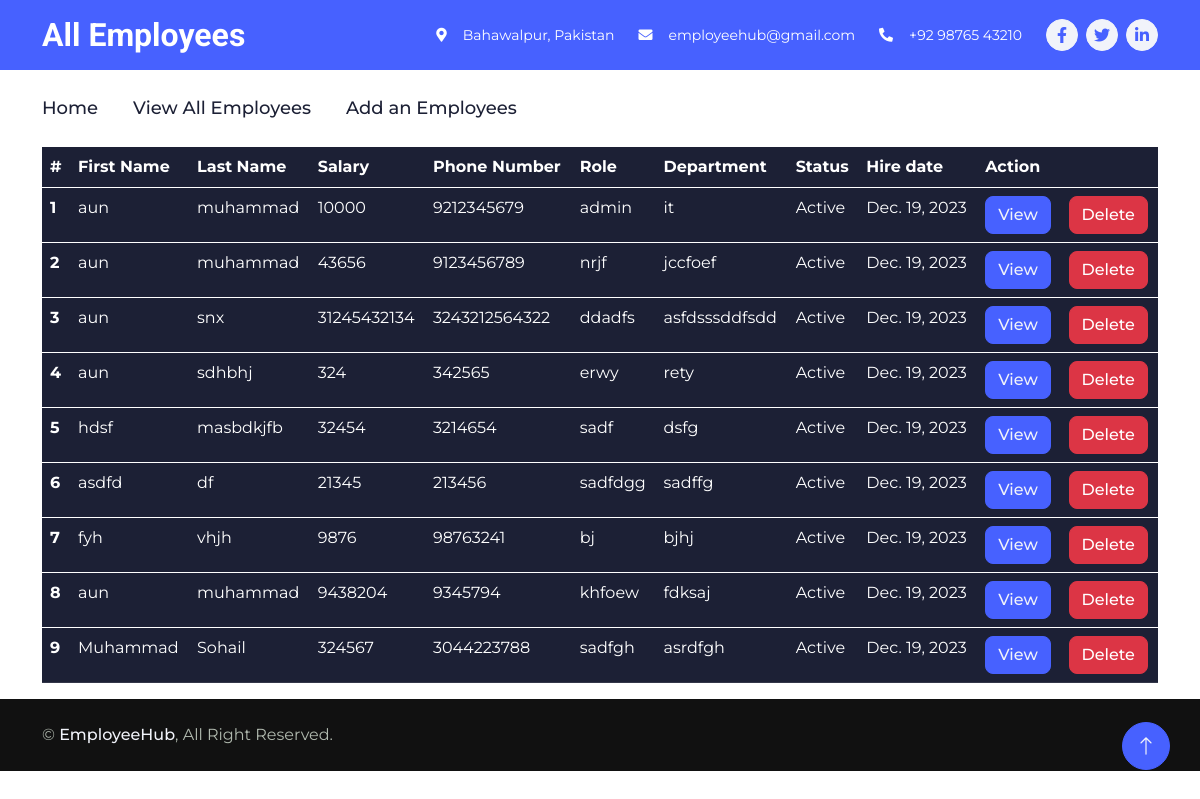
Screenshot of /all (signed in) with the database file from the repository.
### emp_app/models.py (models this page shows, shortened)
class Employee(models.Model):
    first_name = models.CharField(max_length=100,null=False)
    last_name = models.CharField(max_length=100)
    dept = models.CharField(max_length=100)
    salary = models.IntegerField(default=0)
    bonus = models.IntegerField(default=0)
    role = models.CharField(max_length=100)
    phone = models.IntegerField(default=0)
    email = models.EmailField(max_length=100, default="")
    hire_date = models.DateField()
    status = models.CharField(max_length=100, choices=(('Active', 'Active'), ('Leave', 'Leave')), default='Active')

### emp_app/decoraters.py (the view)
        def wrapper_func(request, *args, **kwargs):
            group = None
            if request.user.groups.exists():  # check if user is in a group
                group = request.user.groups.all()[0].name  # get the group name
            if group in allowed_roles:
                return view_func(request, *args, **kwargs)
            else:
                return HttpResponse("You are not authorized to view this page!")

### emp_app/decoraters.py (called while the page is built)
def allowed_users(allowed_roles=[]):
    def decorator(view_func):
        def wrapper_func(request, *args, **kwargs):
            group = None
            if request.user.groups.exists():  # check if user is in a group
                group = request.user.groups.all()[0].name  # get the group name
            if group in allowed_roles:
                return view_func(request, *args, **kwargs)
            else:
                return HttpResponse("You are not authorized to view this page!")
        return wrapper_func
    return decorator

### emp_app/views.py (called while the page is built)
@login_required(login_url='login')
@allowed_users(allowed_roles=['admin'])
def all(request):
    emps = Employee.objects.all()
    context = {
        'emps': emps
    }
    return render(request, 'view.html', context)

### templates/view.html (shortened to what this page needs)
{% load static %}
<!DOCTYPE html>
<html lang="en">
<head>
    <link href="https://cdnjs.cloudflare.com/ajax/libs/font-awesome/5.10.0/css/all.min.css" rel="stylesheet">
    <link href="https://cdn.jsdelivr.net/npm/bootstrap-icons@1.4.1/font/bootstrap-icons.css" rel="stylesheet">
    <link href="{% static 'lib/animate/animate.min.css' %}" rel="stylesheet">
    <link href="{% static 'lib/owlcarousel/assets/owl.carousel.min.css' %}" rel="stylesheet">
    <link href="{% static 'lib/lightbox/css/lightbox.min.css' %}" rel="stylesheet">
    <link href="{% static 'css/bootstrap.min.css' %}" rel="stylesheet">
    <link href="{% static 'css/style.css' %}" rel="stylesheet">
</head>
<body>
    <div class="container-fluid bg-primary text-white d-none d-lg-flex">
        <div class="container py-3">
            <div class="d-flex align-items-center">
                <a href="index.html">
                    <h2 class="text-white fw-bold m-0">All Employees</h2>
                </a>
                <div class="ms-auto d-flex align-items-center">
                    <small class="ms-4"><i class="fa fa-map-marker-alt me-3"></i>Bahawalpur, Pakistan</small>
                    <small class="ms-4"><i class="fa fa-envelope me-3"></i>employeehub@gmail.com</small>
                    <small class="ms-4"><i class="fa fa-phone-alt me-3"></i>+92 98765 43210</small>
                    <div class="ms-3 d-flex">
                        <a class="btn btn-sm-square btn-light text-primary rounded-circle ms-2" href=""><i
                                class="fab fa-facebook-f"></i></a>
                        <a class="btn btn-sm-square btn-light text-primary rounded-circle ms-2" href=""><i
                                class="fab fa-twitter"></i></a>
                        <a class="btn btn-sm-square btn-light text-primary rounded-circle ms-2" href=""><i
                                class="fab fa-linkedin-in"></i></a>
                    </div>
                </div>
            </div>
        </div>
    </div>
    <div class="container-fluid bg-white sticky-top">
        <div class="container">
            <nav class="navbar navbar-expand-lg bg-white navbar-light p-lg-0">
                <div class="collapse navbar-collapse" id="navbarCollapse">
                    <div class="navbar-nav">
                        <a href="{% url 'index' %}" class="nav-item nav-link">Home</a>
                        <a href="{% url 'all' %}" class="nav-item nav-link">View All Employees</a>
                        <a href="{% url 'add' %}" class="nav-item nav-link">Add an Employees</a>
                    </div>
                </div>
            </nav>
        </div>
    </div>
    <div class="container">
    <table class="table table-dark">
        <thead>
          <tr>
            <th scope="col">#</th>
            <th scope="col">First Name</th>
            <th scope="col">Last Name</th>
            <th scope="col">Salary</th>
            <th scope="col">Phone Number</th>
            <th scope="col">Role</th>
            <th scope="col">Department</th>
            <th scope="col">Status</th>
            <th scope="col">Hire date</th>
            <th scope="col" colspan="1" >Action</th>
            <th scope="col"></th>
          </tr>
        </thead>
        {% for emp in emps%}
        <tbody>
          <tr>
            <th scope="row">{{emp.id}}</th>
            <td>{{emp.first_name}}</td>
            <td>{{emp.last_name}}</td>
            <td>{{emp.salary}}</td>
            <td>{{emp.phone}}</td>
            <td>{{emp.role}}</td>
            <td>{{emp.dept}}</td>
            <td>{{emp.status}}</td>
            <td>{{emp.hire_date}}</td>
            <td><a href="{% url 'employeedata' emp.id %}"><button type="button" class="btn btn-primary">View</button></a></td>
            <td><a href="{% url 'remove' emp.id %}"><button type="button" onclick="return confirm('This user will be deleted. Are you sure?')" class="btn btn-danger">Delete</button> </a></td>
          </tr>
        </tbody>
        {% endfor %}
      </table>
  </div>
    <div class="container-fluid copyright py-4">
        <div class="container">
            <div class="row">
                <div class="col-md-6 text-center text-md-start mb-3 mb-md-0">
                    &copy; <a class="fw-medium text-light" href="#">EmployeeHub</a>, All Right Reserved.
                </div>
            </div>
        </div>
    </div>
    <a href="#" class="btn btn-lg btn-primary btn-lg-square rounded-circle back-to-top"><i
            class="bi bi-arrow-up"></i></a>
</body>
</html>

### static/css/style.css (style rules this page uses)
:root { --primary: #4761FF; --secondary: #555555; --light: #F1F3FA; --dark: #1C2035; }
.back-to-top { position: fixed; display: none; right: 30px; bottom: 30px; z-index: 99; }
.fw-medium { font-weight: 500; }
.btn { transition: .5s; font-weight: 500; }
.btn-primary, .btn-outline-primary:hover { color: var(--light); }
.btn-sm-square { width: 32px; height: 32px; }
.btn-lg-square { width: 48px; height: 48px; }
.btn-square, .btn-sm-square, .btn-lg-square { padding: 0; display: flex; align-items: center; justify-content: center; font-weight: normal; }
.sticky-top { top: -100px; transition: .5s; }
.navbar .navbar-nav .nav-link { margin-right: 35px; padding: 25px 0; color: var(--dark); font-size: 18px; font-weight: 500; outline: none; display: flex; align-items: center; }
.copyright { color: #B0B9AE; }
.copyright { background: #111111; }

### rows the page displays
Employee: id "1", first_name "aun", last_name "muhammad", salary "10000", phone "9212345679", role "admin", dept "it", status "Active", hire_date "Dec. 19, 2023"
Employee: id "2", first_name "aun", last_name "muhammad", salary "43656", phone "9123456789", role "nrjf", dept "jccfoef", status "Active", hire_date "Dec. 19, 2023"
Employee: id "3", first_name "aun", last_name "snx", salary "31245432134", phone "3243212564322", role "ddadfs", dept "asfdsssddfsdd", status "Active", hire_date "Dec. 19, 2023"
Employee: id "4", first_name "aun", last_name "sdhbhj", salary "324", phone "342565", role "erwy", dept "rety", status "Active", hire_date "Dec. 19, 2023"
Employee: id "5", first_name "hdsf", last_name "masbdkjfb", salary "32454", phone "3214654", role "sadf", dept "dsfg", status "Active", hire_date "Dec. 19, 2023"
Employee: id "6", first_name "asdfd", last_name "df", salary "21345", phone "213456", role "sadfdgg", dept "sadffg", status "Active", hire_date "Dec. 19, 2023"
Employee: id "7", first_name "fyh", last_name "vhjh", salary "9876", phone "98763241", role "bj", dept "bjhj", status "Active", hire_date "Dec. 19, 2023"
Employee: id "8", first_name "aun", last_name "muhammad", salary "9438204", phone "9345794", role "khfoew", dept "fdksaj", status "Active", hire_date "Dec. 19, 2023"
Employee: id "9", first_name "Muhammad", last_name "Sohail", salary "324567", phone "3044223788", role "sadfgh", dept "asrdfgh", status "Active", hire_date "Dec. 19, 2023"
